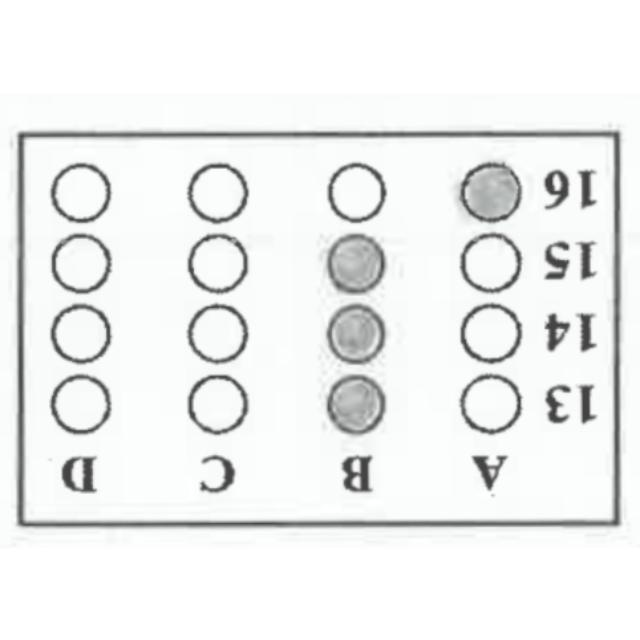
#> input picture src/check/img_rot_180.jpg, 640 x 640 px
$ python draw_bounding_boxes.py
#> lines starting #> are read from the running program, lines starting #| are printed output that depends on the picture; after the words box and inside, x2 and y2 are one past the last pixel; in counts of white or black regions, pixels touching at a corner belong together
#> further down, image is the input picture: shape (640, 640, 3); mean B, G, R 238.7, 239.4, 238
import cv2
import numpy as np

def draw_bounding_boxes(image: np.ndarray, labels: np.ndarray) -> np.ndarray:
    """
    Draw bounding boxes on the image based on labels.

    Args:
      image: H×W×C numpy array.
      labels: N×5 array of [class_id, x_center, y_center, width, height] with values normalized between [0, 1].

    Returns:
      img_with_boxes: Image with bounding boxes drawn.
    """
    img_with_boxes = image.copy()
    h, w = img_with_boxes.shape[:2]
#> h = 640; w = 640

    for label in labels:
        class_id, x_center, y_center, width, height = label
        class_id = int(class_id)
        x_center, y_center, width, height = (x_center * w, y_center * h, width * w, height * h)

        x_min = int(x_center - width / 2)
        y_min = int(y_center - height / 2)
        x_max = int(x_center + width / 2)
        y_max = int(y_center + height / 2)

        if class_id == 0:
            color = (0, 0, 255)
        elif class_id == 1:
            color = (255, 0, 0)
        else:
            color = (0, 255, 0)

        cv2.rectangle(img_with_boxes, (x_min, y_min), (x_max, y_max), color, 2)
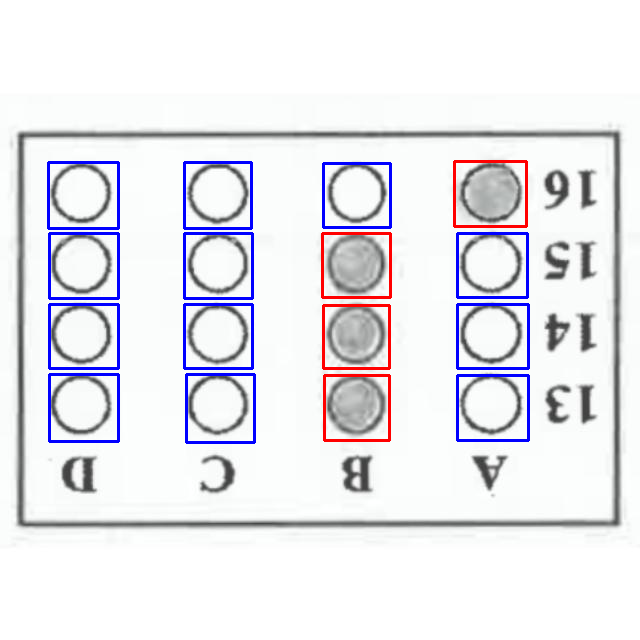
#> img_with_boxes: shape (640, 640, 3); 3.11% of pixels changed, all inside (x1, y1, x2, y2) = (47, 160, 530, 444)

    return img_with_boxes

if __name__ == "__main__":

    # Example usage
    image_path = "img_rot_180.jpg"
    image = cv2.imread(image_path)

    # Example labels: [class_id, x_center, y_center, width, height]
    labels = np.loadtxt("img_rot_180.txt", delimiter=" ")

    img_with_boxes = draw_bounding_boxes(image, labels)
    cv2.imwrite("rotated_180_output_boxes.png", img_with_boxes)

$ run again, with src/check/page_042_asgm_part14_v0_png.rf.70e29144c1b529cba0ba8321cb17122e.jpg copied over src/check/img_rot_180.jpg
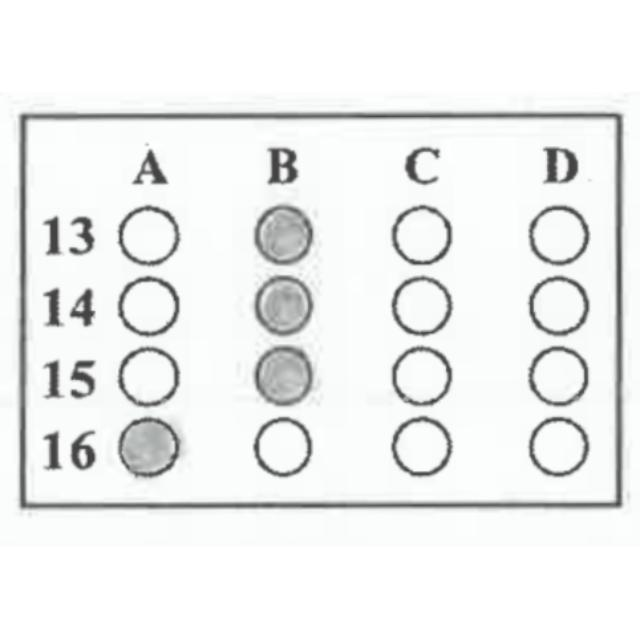
#> input picture src/check/page_042_asgm_part14_v0_png.rf.70e29144c1b529cba0ba8321cb17122e.jpg, 640 x 640 px
#> image is the input picture: shape (640, 640, 3); mean B, G, R 238.7, 239.4, 238
#> after the loop in draw_bounding_boxes, `for label in labels:`:
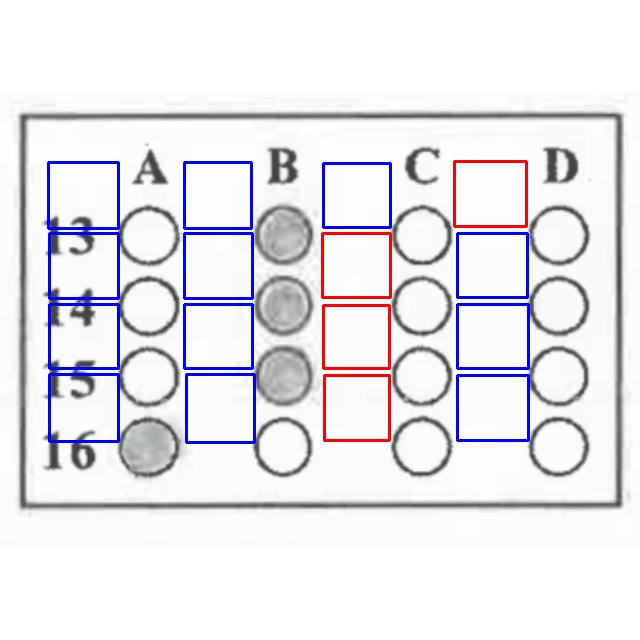
#> img_with_boxes: shape (640, 640, 3); 3.11% of pixels changed, all inside (x1, y1, x2, y2) = (47, 160, 530, 444)
